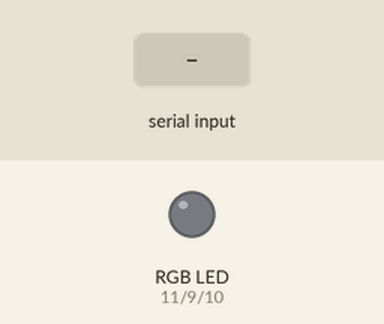
Simulated run of this sketch. Board: Arduino Uno, built with avr-gcc and run on an emulated ATmega328P. Shown: an RGB LED mixed from three pins (HIGH = lit). Inputs (shaded band) come from the test bench. What the sketch prints to the serial monitor is not drawn.

Above: at 1.2 s.
1.3 s: "R" received over Serial
At 1.7 s:
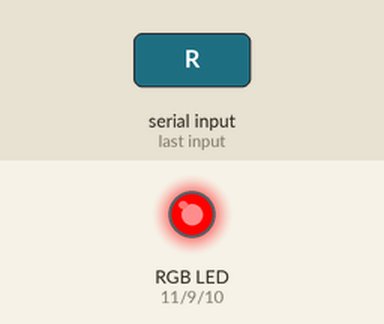
3.3 s: "B" received over Serial
At 3.7 s:
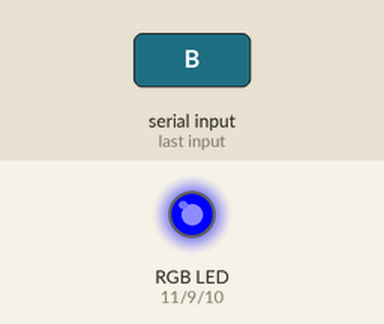
5.3 s: "G" received over Serial
At 5.7 s:
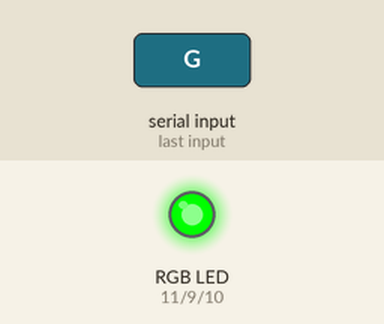
7.3 s: "W" received over Serial
At 7.7 s:
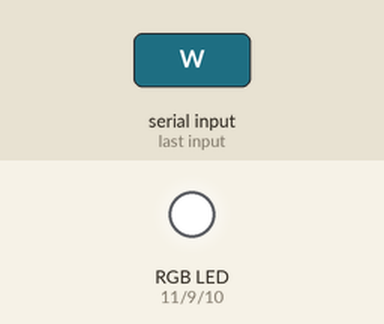
9.3 s: "M" received over Serial
At 9.7 s:
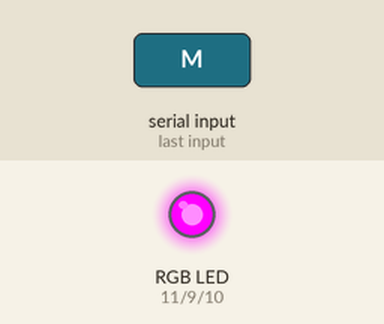
11.3 s: "Y" received over Serial
At 11.7 s:
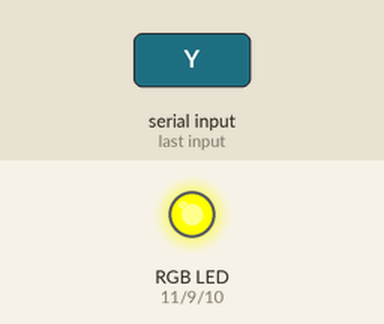
Timing chart, 0 to 14.3 s (numbered marks = the images above; inputs shaded):
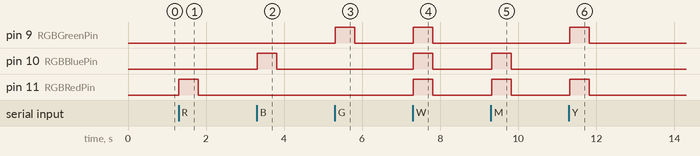

The sketch:

week_3_extra_challenge_1.ino
```cpp
// C++ code
//Lab 3 level 1

int rotationPin= A0;// A0-> it is now an analog pin
int data = 0;// reads position of rotation pin
int RGBRedPin = 11;
int RGBGreenPin = 9;
int RGBBluePin = 10;
char incomingByte;
int i=1;


void setup()
{
  Serial.begin(9600);
  pinMode(rotationPin, INPUT);
  pinMode(RGBRedPin, OUTPUT);
  pinMode(RGBGreenPin, OUTPUT);
  pinMode(RGBBluePin, OUTPUT);
  Serial.println("Input colour selection: ");
}

/*rather than resetting each RGB value to zero each time you want
to turn the lights off, this function will allow a shortcut to turn
the lights off
*/
void lightOff()
{
  analogWrite(RGBRedPin, 0);
  analogWrite(RGBGreenPin, 0);
  analogWrite(RGBBluePin, 0);
}
/*the following functions [colour]On(), allows for a quicker way to
set the RGB light to the colour of your choosing
*/

void redOn()
{
  analogWrite(RGBRedPin, 255);
  analogWrite(RGBGreenPin, 0);
  analogWrite(RGBBluePin, 0);
}

void greenOn()
{
  analogWrite(RGBRedPin, 0);
  analogWrite(RGBGreenPin, 255);
  analogWrite(RGBBluePin, 0);
}

void blueOn()
{
  analogWrite(RGBRedPin, 0);
  analogWrite(RGBGreenPin, 0);
  analogWrite(RGBBluePin, 255);
}

void yellowOn()
{
  analogWrite(RGBRedPin, 255);
  analogWrite(RGBGreenPin, 255);
  analogWrite(RGBBluePin, 0);
}

void cyanOn()
{
  analogWrite(RGBRedPin, 0);
  analogWrite(RGBGreenPin, 255);
  analogWrite(RGBBluePin, 255);
}

void whiteOn()
{
  analogWrite(RGBRedPin, 255);
  analogWrite(RGBGreenPin, 255);
  analogWrite(RGBBluePin, 255);
}

void magentaOn()
{
  analogWrite(RGBRedPin, 255);
  analogWrite(RGBGreenPin, 0);
  analogWrite(RGBBluePin, 255);
}

//blink functions are a quicker way of turning the light on and off
/*Rather than telling the RGB to reset, the blink function will reset
it automatically
*/
/*When the user inputs their light choice, the light will reset rather
than get stuck on
*/
void blinkRed()
{
  redOn();
  delay(500);
  lightOff();
}

void blinkBlue()
{
  blueOn();
  delay(500);
  lightOff();
}

void blinkGreen()
{
  greenOn();
  delay(500);
  lightOff();
}

void blinkCyan()
{
  cyanOn();
  delay(500);
  lightOff();
}

void blinkWhite()
{
  whiteOn();
  delay(500);
  lightOff();
}

void blinkMagenta()
{
  magentaOn();
  delay(500);
  lightOff();
}

void blinkYellow()
{
  yellowOn();
  delay(500);
  lightOff();
}


void loop()
{
//telling the monitor to read the user input
  Serial.available();
    incomingByte = Serial.read();

  /*when the user enters the corresponding input, the blink
  function will run
  */
  // using a switch with breaks
  switch (incomingByte)
  {
  case 'R':
  {
   blinkRed();
    break;
  }

  case 'B':
  {
   blinkBlue();
    break;
  }

  case 'G':
  {
    blinkGreen();
    break;
  }

  case 'W':
  {
    blinkWhite();
    break;
  }

  case 'M':
  {
    blinkMagenta();
    break;
  }

  case 'Y':
  {
    blinkYellow();
    break;
  }

  case 'C':
  {
    blinkCyan();
    break;
  }

  default:
  {
  	Serial.println("Invalid character selected.");
  	break;
  }

  }
   delay(100);
}
```

Measured:
- after the input at 1.3 s, pin 11 (RGBRedPin): LOW → HIGH at once, → LOW 0.50 s later
- after the input at 3.3 s, pin 10 (RGBBluePin): LOW → HIGH at once, → LOW 0.50 s later
- after the input at 5.3 s, pin 9 (RGBGreenPin): LOW → HIGH at once, → LOW 0.50 s later
- after the input at 7.3 s, pin 9 (RGBGreenPin), pin 10 (RGBBluePin), pin 11 (RGBRedPin): LOW → HIGH at once, → LOW 0.50 s later
- after the input at 9.3 s, pin 10 (RGBBluePin), pin 11 (RGBRedPin): LOW → HIGH at once, → LOW 0.50 s later
- after the input at 11.3 s, pin 9 (RGBGreenPin), pin 11 (RGBRedPin): LOW → HIGH at once, → LOW 0.50 s later
